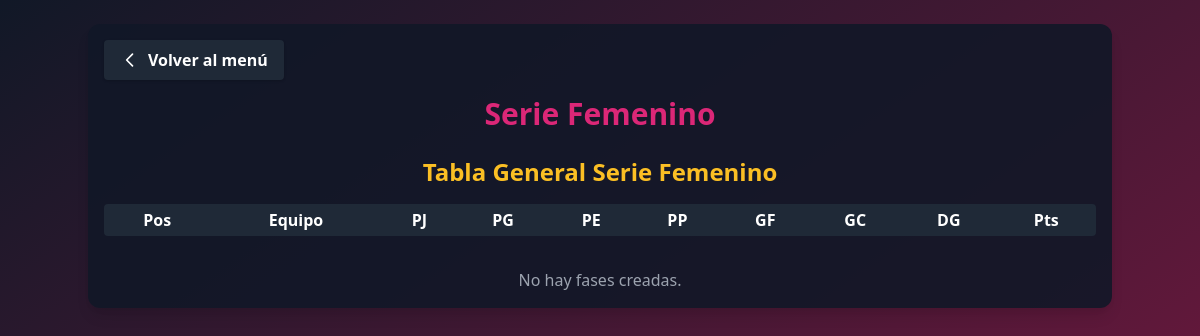
/serie_femenino/, run on an earlier commit of the app's database.
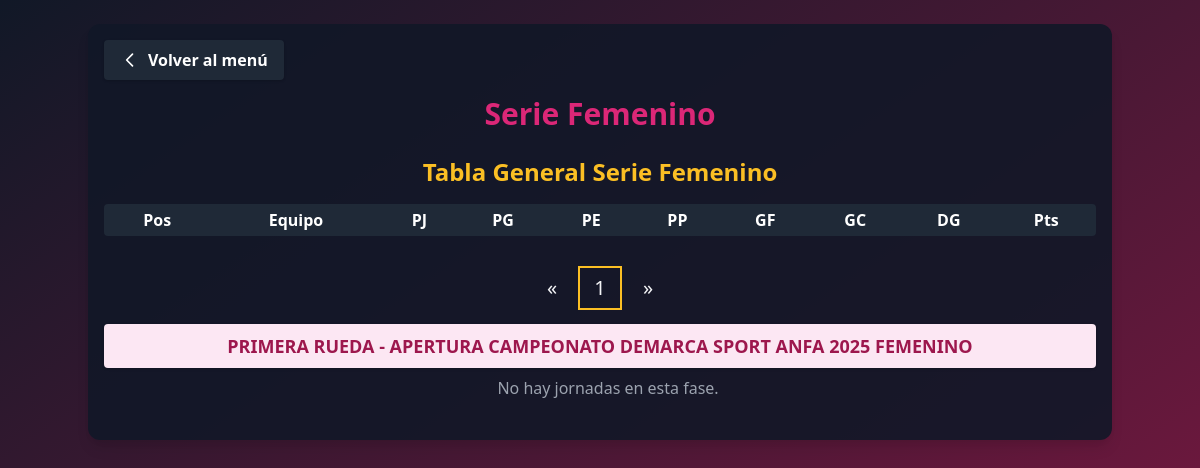
And on a later commit of the database.
### app_main/models.py (models this page shows, shortened)
class Fase(models.Model):
    nombre = models.CharField(max_length=100, unique=True)

### app_main/views.py (the view, shortened to what this page needs)
# urls.py: path('serie_femenino/', views.serie_femenino, name='serie_femenino'),
def serie_femenino(request):
    fases = Fase.objects.filter(nombre__icontains="FEMENINO").prefetch_related('jornadas__partidos_femenino')
    clubes = Clubes.objects.all()
    jornadas = Jornada.objects.all()
    tablero_general = calcular_tablero_general_femenino()
    return render(request, 'serie_femenino.html', {
        'fases': fases,
        'clubes': clubes,
        'jornadas': jornadas,
        'estado_choices': SerieFemenino.ESTADO_PARTIDO_CHOICES,
        'tablero_general': tablero_general,
    })

### app_main/views.py (called while the page is built, shortened)
def calcular_tablero_general_femenino():
    from collections import defaultdict
    stats = defaultdict(lambda: {
        'equipo': None, 'PJ': 0, 'PG': 0, 'PE': 0, 'PP': 0, 'GF': 0, 'GC': 0, 'DG': 0, 'Pts': 0
    })
    for equipo_id in stats:
        stats[equipo_id]['DG'] = stats[equipo_id]['GF'] - stats[equipo_id]['GC']
    clasificacion = sorted(
        stats.values(),
        key=lambda x: (x['Pts'], x['DG'], x['GF']),
        reverse=True
    )
    return clasificacion

### app_main/templates/serie_femenino.html (shortened to what the changed rows need)
<!DOCTYPE html>
<html>
<head>
    <link href="https://cdn.jsdelivr.net/npm/tailwindcss@2.2.19/dist/tailwind.min.css" rel="stylesheet"/>
</head>
<body class="bg-gradient-to-br from-gray-900 to-pink-900 min-h-screen text-gray-100">
    <div class="container mx-auto p-4 bg-gray-900 bg-opacity-90 rounded-xl shadow-lg mt-6">
        <h1 class="text-3xl font-extrabold text-pink-600 mb-6 text-center drop-shadow">Serie Femenino</h1>
        <h2 class="text-2xl font-bold text-center text-yellow-400 mb-4">Tabla General Serie Femenino</h2>
        <div class="w-full mb-8">
            <div class="overflow-x-auto">
                <table class="min-w-full bg-gray-800 text-white rounded">
                    <thead>
                        <tr>
                            <th class="px-2 py-1">Pos</th>
                            <th class="px-2 py-1">Equipo</th>
                            <th class="px-2 py-1">PJ</th>
                            <th class="px-2 py-1">PG</th>
                            <th class="px-2 py-1">PE</th>
                            <th class="px-2 py-1">PP</th>
                            <th class="px-2 py-1">GF</th>
                            <th class="px-2 py-1">GC</th>
                            <th class="px-2 py-1">DG</th>
                            <th class="px-2 py-1">Pts</th>
                        </tr>
                    </thead>
                </table>
            </div>
        </div>
        {% if fases %}
        <div class="flex justify-center mb-4">
            <button type="button" id="fase-prev-btn" class="fase-pagination-btn" aria-label="Anterior">&laquo;</button>
            {% for fase in fases %}
                <button type="button" class="fase-pagination-btn" data-fase-index="{{ forloop.counter0 }}">{{ forloop.counter }}</button>
            {% endfor %}
            <button type="button" id="fase-next-btn" class="fase-pagination-btn" aria-label="Siguiente">&raquo;</button>
        </div>
        {% endif %}
        <div id="fases-container">
        {% for fase in fases %}
            <div class="fase-page{% if forloop.first %} active{% endif %}" data-fase-index="{{ forloop.counter0 }}">
                <div class="bg-pink-100 text-pink-800 font-bold rounded px-4 py-2 flex flex-col items-center justify-center mb-2 shadow">
                    <span class="text-lg text-center w-full">{{ fase.nombre }}</span>
                </div>
                <div class="ml-4 mb-6">
                    {% for jornada in fase.jornadas.all %}
                        <div class="bg-purple-100 text-purple-800 font-semibold rounded px-3 py-1 flex flex-col items-center justify-center mb-1 shadow">
                            <span class="text-base text-center w-full">{{ jornada.nombre }}</span>
                            {% if user.is_authenticated %}
                            <div class="flex items-center justify-center mt-2">
                                <form method="post" style="display:inline;">
                                    {% csrf_token %}
                                    <button type="submit" name="delete_jornada" value="{{ jornada.id }}" class="ml-2 bg-purple-600 hover:bg-purple-700 text-white rounded px-2 py-1 text-xs" onclick="return confirm('¿Eliminar esta jornada y todos sus partidos?')">
                                        Eliminar Jornada
                                    </button>
                                </form>
                                <button type="button" onclick="openModal('{{ jornada.id }}')" class="ml-2 bg-green-600 hover:bg-green-700 text-white rounded px-2 py-1 text-xs">Añadir Partido</button>
                            </div>
                            {% endif %}
                        </div>
                        <form method="post" class="mb-4">
                            {% csrf_token %}
                            <div class="overflow-x-auto">
                            <table class="min-w-full text-xs md:text-sm bg-gray-800 rounded shadow">
                                <thead>
                                    <tr>
                                        <th class="px-2 py-1 bg-purple-900">Local</th>
                                        <th class="px-2 py-1 bg-purple-900">EP_LOCAL</th>
                                        <th class="px-2 py-1 bg-purple-900">G_Local</th>
                                        <th class="px-2 py-1 bg-red-900">VS</th>
                                        <th class="px-2 py-1 bg-pink-900">G_Visita</th>
                                        <th class="px-2 py-1 bg-pink-900">EP_VISITA</th>
                                        <th class="px-2 py-1 bg-pink-900">Visita</th>
                                        <th class="px-2 py-1 bg-gray-900">Hora</th>
                                        <th class="px-2 py-1 bg-gray-900">Fecha</th>
                                        <th class="px-2 py-1 bg-gray-900">Cancha</th>
                                        <th class="px-2 py-1 bg-gray-900">Turno</th>
                                        <th class="px-2 py-1 bg-gray-900">Libre</th>
                                        {% if user.is_authenticated %}
                                        <th class="px-2 py-1 bg-gray-900">Acciones</th>
                                        {% endif %}
                                    </tr>
                                </thead>
                                <tbody>
                                    {% for sh in jornada.partidos_femenino.all %}
                                    <tr id="jornada-{{ jornada.id }}-partido-{{ sh.id }}">
                                        <input type="hidden" name="id_{{ sh.id }}" value="{{ sh.id }}">
                                        <td class="text-center text-white bg-purple-800 bg-opacity-50">{{ sh.equipo_local.club }}</td>
                                        <td class="text-center text-white bg-purple-800 bg-opacity-50">{{ sh.estado_partido_local }}</td>
                                        <td class="bg-purple-800 bg-opacity-50">
                                            {% if user.is_authenticated %}
                                            <input type="number" name="goles_local_{{ sh.id }}" value="{{ sh.goles_local }}" min="0" class="bg-gray-900 text-white rounded w-16 px-1">
                                            {% else %}
                                            <span class="text-center text-white">{{ sh.goles_local }}</span>
                                            {% endif %}
                                        </td>
                                        <td class="text-center text-white bg-red-800 bg-opacity-50 font-bold">VS</td>
                                        <td class="bg-pink-800 bg-opacity-50">
                                            {% if user.is_authenticated %}
                                            <input type="number" name="goles_visita_{{ sh.id }}" value="{{ sh.goles_visita }}" min="0" class="bg-gray-900 text-white rounded w-16 px-1">
                                            {% else %}
                                            <span class="text-center text-white">{{ sh.goles_visita }}</span>
                                            {% endif %}
                                        </td>
                                        <td class="text-center text-white bg-pink-800 bg-opacity-50">{{ sh.estado_partido_visita }}</td>
                                        <td class="text-center text-white bg-pink-800 bg-opacity-50">{{ sh.equipo_visita.club }}</td>
                                        <td class="text-center text-white bg-gray-800 bg-opacity-50">{{ sh.horario }}</td>
                                        <td class="text-center text-white bg-gray-800 bg-opacity-50">{{ sh.fecha|date:'Y-m-d' }}</td>
                                        <td class="text-center text-white bg-gray-800 bg-opacity-50">{{ sh.cancha }}</td>
                                        <td class="text-center text-white bg-gray-800 bg-opacity-50">{{ sh.turno }}</td>
                                        <td class="text-center text-white bg-gray-800 bg-opacity-50">{{ sh.libre }}</td>
                                        {% if user.is_authenticated %}
                                        <td class="bg-gray-800 bg-opacity-50">
                                            <button type="submit" name="delete_row" value="{{ sh.id }}" class="bg-red-600 hover:bg-red-700 text-white rounded px-2 py-1 text-xs" onclick="return confirm('¿Eliminar este partido?')">Eliminar</button>
                                            <button type="button" onclick="openEditModal('{{ sh.id }}', '{{ sh.equipo_local.id }}', '{{ sh.equipo_visita.id }}', '{{ sh.horario|time:'H:i' }}', '{{ sh.fecha|date:'Y-m-d' }}', '{{ sh.cancha }}', '{{ sh.turno }}', '{{ sh.libre }}')" class="bg-yellow-600 hover:bg-yellow-700 text-white rounded px-2 py-1 text-xs ml-1">Editar</button>
                                        </td>
                                        {% endif %}
                                    </tr>
                                    {% empty %}
                                    <tr><td colspan="{% if user.is_authenticated %}13{% else %}12{% endif %}" class="text-center text-gray-400">No hay partidos en esta jornada.</td></tr>
                                    {% endfor %}
                                </tbody>
                            </table>
                            </div>
                            {% if user.is_authenticated %}
                            <button type="submit" class="mt-2 bg-green-600 hover:bg-green-700 text-white font-bold py-1 px-4 rounded shadow transition">Guardar Cambios</button>
                            {% endif %}
                        </form>
                    {% empty %}
                        <div class="text-gray-400 mb-4 text-center">No hay jornadas en esta fase.</div>
                    {% endfor %}
                </div>
            </div>
        {% empty %}
            <div class="text-gray-400 text-center">No hay fases creadas.</div>
        {% endfor %}
        </div>
    </div>
</body>
</html>

What changed in the data, as far as the page shows it:
added Fase: nombre "PRIMERA RUEDA - APERTURA CAMPEONATO DEMARCA SPORT ANFA 2025 FEMENINO"
Also different on the page:
text no longer shown: "No hay fases creadas."
